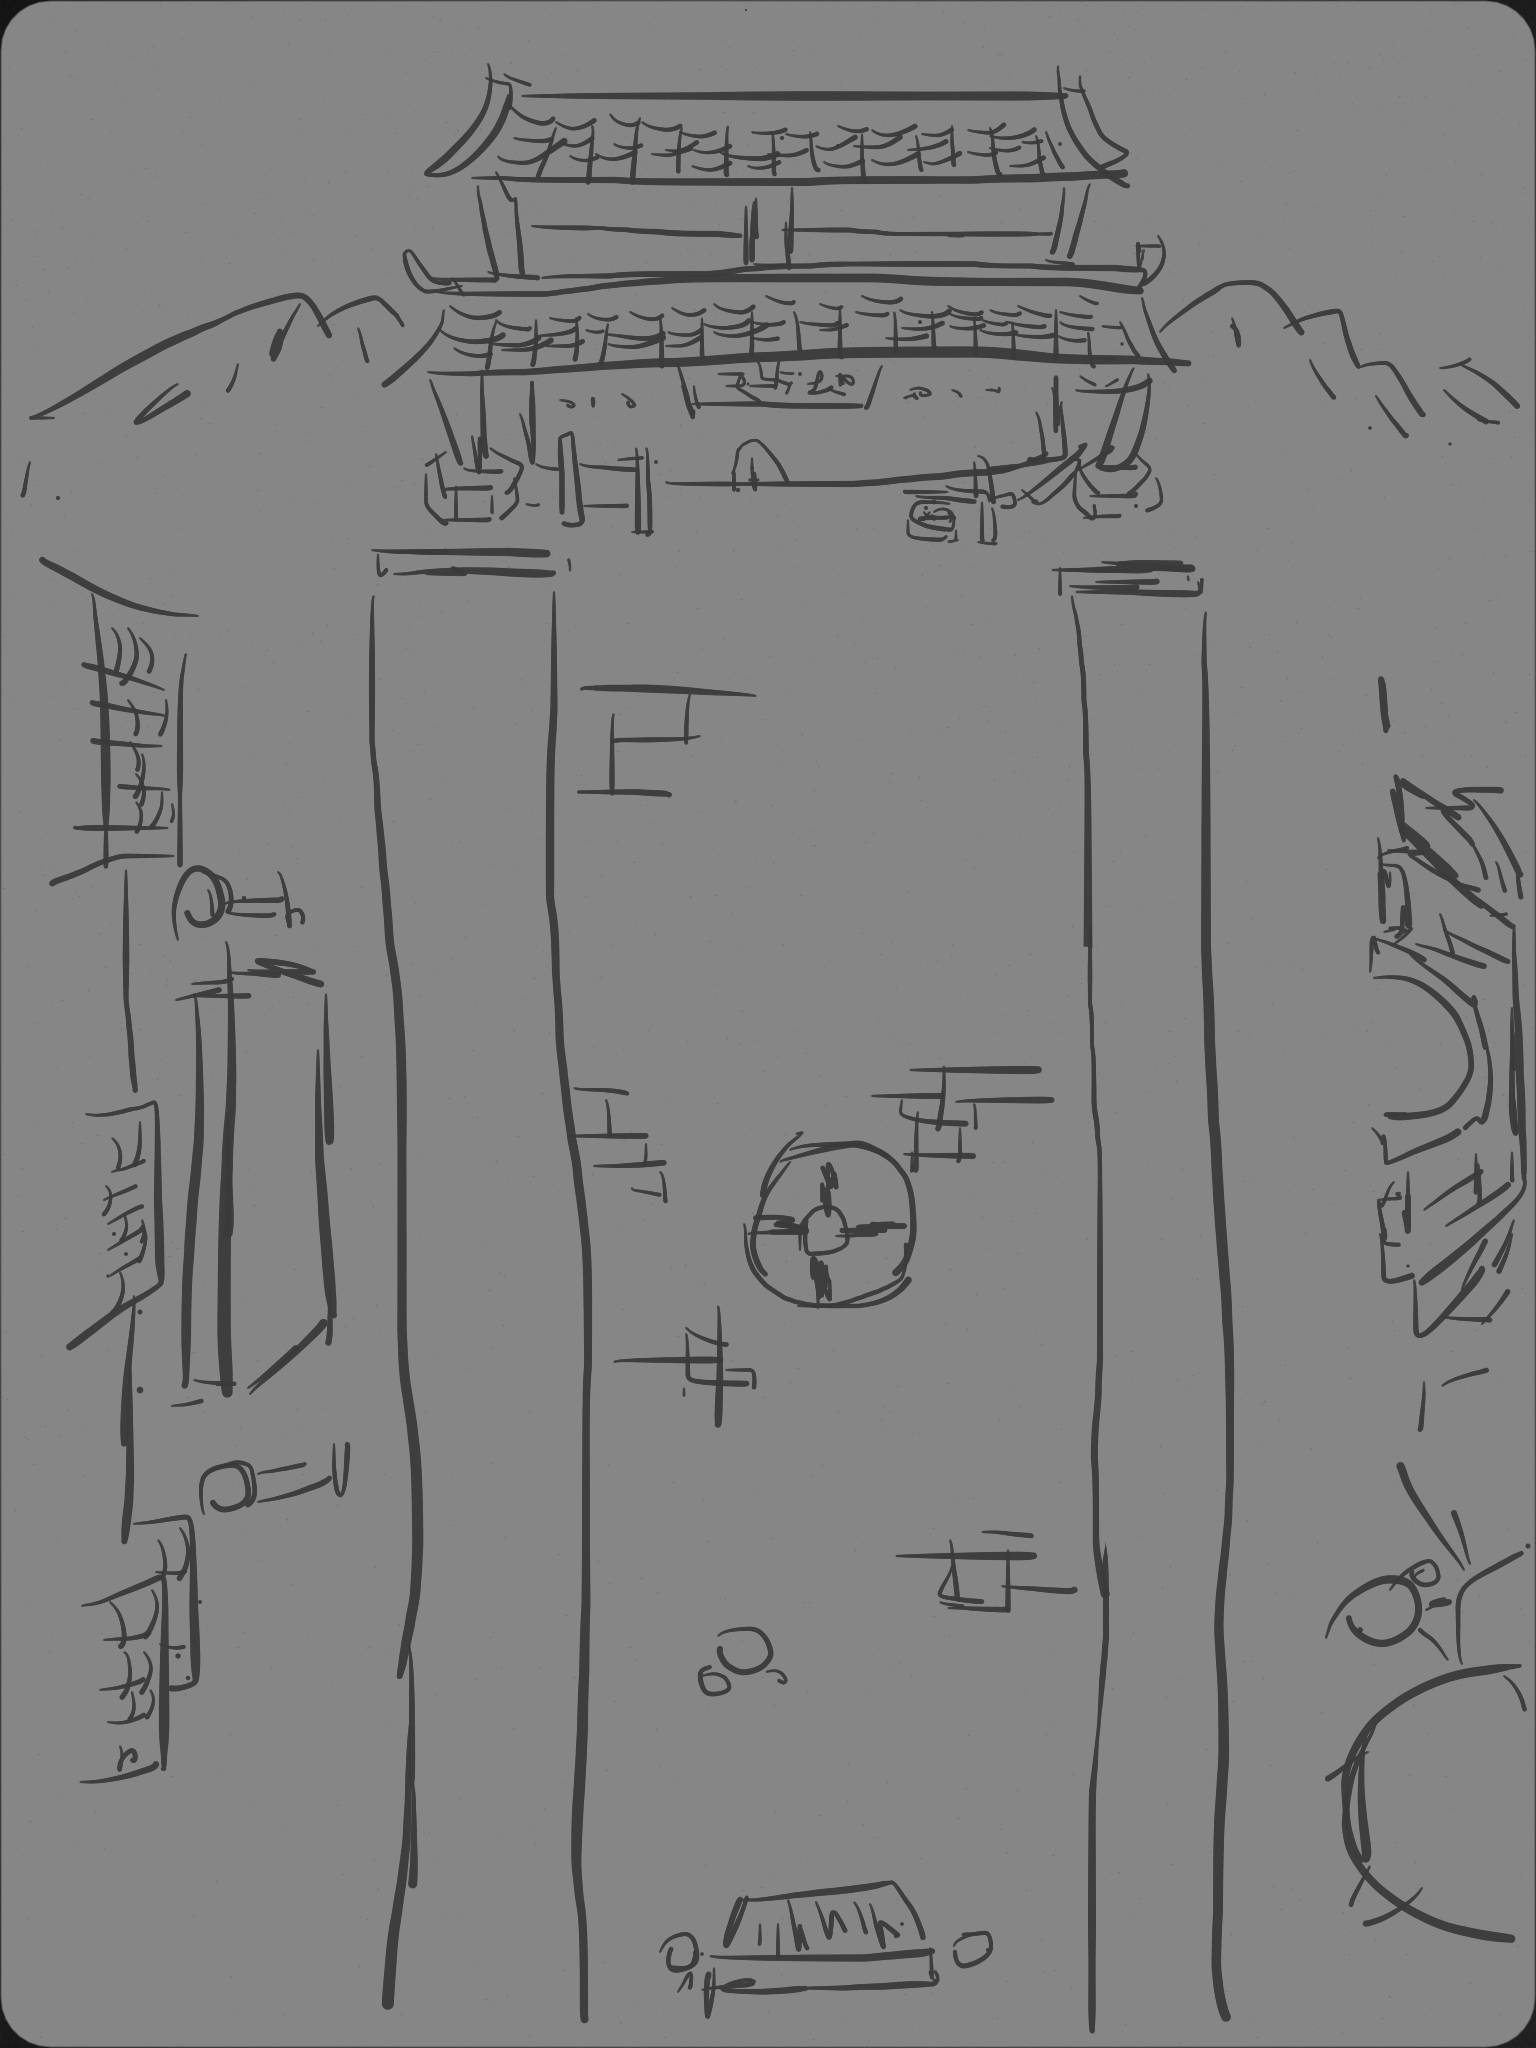

Rendered tile map (Tiled .tmx) drawn with the repository's tilesets; below, a short description and the map source with its tile grids summarised:
An orthogonal 24x32 tile map with 64x64 px tiles, 1 tile layer (Tile Layer 1) and 11 objects (spawn1, spawn2, spawn3, spawn4, spawnyuen, ...).

<map version="1.0" orientation="orthogonal" width="24" height="32" tilewidth="64" tileheight="64">
 <tileset firstgid="1" name="mansion" tilewidth="64" tileheight="64">
  <image source="mansion.png" width="1536" height="2048" />
 </tileset>
 <layer name="Tile Layer 1" width="24" height="32">
  <data>[768 cells, 768 non-empty, 768 distinct tile ids]</data>
 </layer>
 <objectgroup name="obstacles" width="24" height="32">
  <object x="-160" y="-168" width="184" height="2376" />
  <object x="-256" y="2016" width="1856" height="304" />
  <object x="1520" y="-192" width="304" height="2480" />
  <object x="-208" y="-272" width="1768" height="288" />
  <object x="-1512" y="1288" />
 </objectgroup>
 <objectgroup name="areas" width="24" height="32">
  <object name="spawn1" x="468" y="1856" width="68" height="48" />
  <object name="spawn2" x="660" y="1864" width="60" height="44" />
  <object name="spawn3" x="922" y="1866" width="46" height="36" />
  <object name="spawn4" x="1088" y="1870" width="66" height="36" />
  <object name="spawnyuen" x="800" y="812" width="92" height="92" />
  <object name="meetlily" x="12" y="1434" width="1538" height="112" />
 </objectgroup>
</map>
